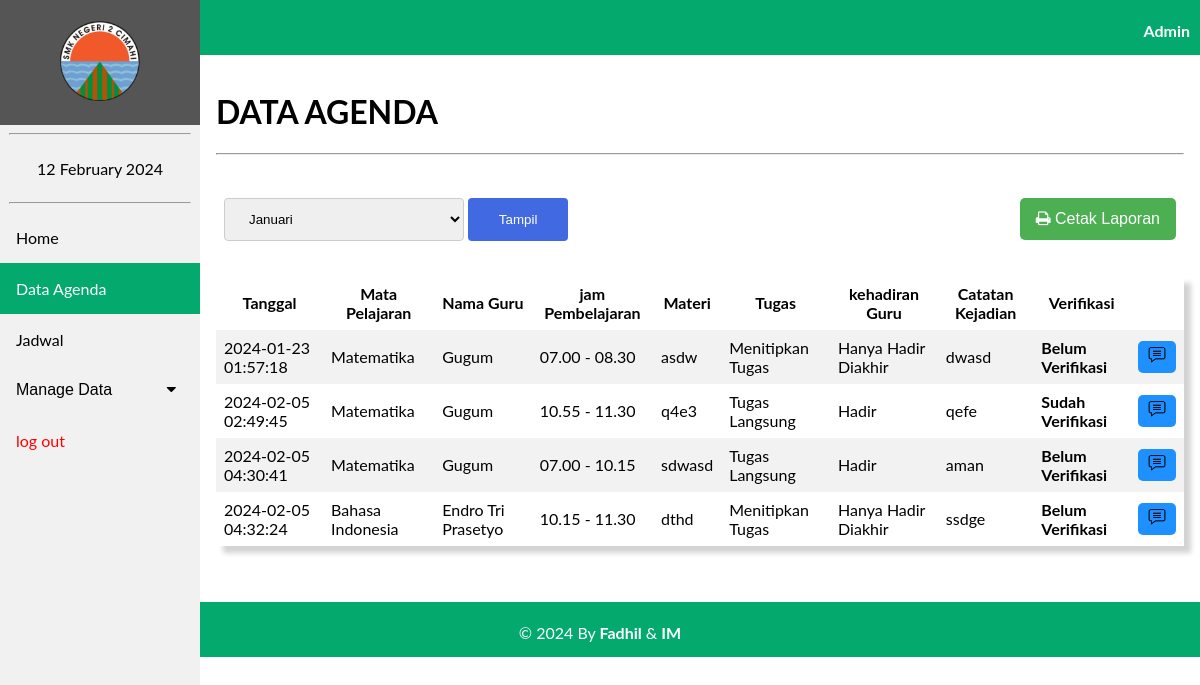
The page /agenda/data_admin.php (signed in) on the database its author committed.
### tables this page shows
CREATE TABLE `tb_agenda` (
  `id_agenda` int(11) NOT NULL,
  `tgl` timestamp NOT NULL DEFAULT current_timestamp() ON UPDATE current_timestamp(),
  `jam_masuk` varchar(50) NOT NULL,
  `jam_selesai` varchar(50) NOT NULL,
  `nip` varchar(18) NOT NULL,
  `id_kelas` varchar(6) NOT NULL,
  `id_mapel` varchar(6) NOT NULL,
  `tugas` enum('Tugas Langsung','Menitipkan Tugas','Tidak Ada Tugas') NOT NULL,
  `materi` varchar(200) NOT NULL,
  `evaluasi` varchar(200) NOT NULL,
  `kehadiran` enum('Hadir','Tidak Hadir','Hanya Hadir Diakhir','Hanya Hadir Diawal') NOT NULL,
  `verifikasi` varchar(50) NOT NULL,
  `comment` text NOT NULL
);

CREATE TABLE `tb_mapel` (
  `id_mapel` varchar(6) NOT NULL,
  `nama_mapel` varchar(70) NOT NULL
);

CREATE TABLE `tb_guru` (
  `nip` varchar(18) NOT NULL,
  `id_mapel` varchar(6) NOT NULL,
  `nama_guru` varchar(100) NOT NULL,
  `password` varchar(100) NOT NULL,
  `role` int(11) NOT NULL
);

### agenda/data_admin.php (the view, shortened to what this page needs)
<?php
    $tgl = "";
    include 'koneksi.php';
    if(isset($_POST['submit'])){
        $tgl = $_POST['tampil'];
        $sql = "SELECT tb_agenda.id_agenda, tb_mapel.nama_mapel, tb_agenda.materi, tb_agenda.tugas, tb_guru.nama_guru, tb_agenda.kehadiran,
                tb_agenda.tgl, tb_agenda.evaluasi, tb_agenda.verifikasi, tb_agenda.jam_masuk, tb_agenda.jam_selesai FROM tb_agenda INNER JOIN tb_mapel ON tb_agenda.id_mapel = tb_mapel.id_mapel
                INNER JOIN tb_guru ON tb_agenda.nip = tb_guru.nip WHERE tgl BETWEEN '$tgl'";
        $level = mysqli_query($Conn, $sql);
    }else{
        $sql = "SELECT tb_agenda.id_agenda, tb_mapel.nama_mapel, tb_agenda.materi, tb_agenda.tugas, tb_guru.nama_guru, tb_agenda.kehadiran,
                tb_agenda.tgl, tb_agenda.evaluasi, tb_agenda.verifikasi, tb_agenda.jam_masuk, tb_agenda.jam_selesai FROM tb_agenda INNER JOIN tb_mapel ON tb_agenda.id_mapel = tb_mapel.id_mapel
                INNER JOIN tb_guru ON tb_agenda.nip = tb_guru.nip";
        $level = mysqli_query($Conn, $sql);
    }
?>
<!DOCTYPE html>
<html>
<head>
    <link rel="stylesheet" href="navbar.css">
    <link rel="stylesheet" href="https://cdnjs.cloudflare.com/ajax/libs/font-awesome/4.7.0/css/font-awesome.min.css">
<body>
    <header>
        <div class="sidebar">
            <a href="beranda3.php"><center><img src="image/2cmi.PNG" style="width: 80px; padding: 5px;"></center></a>
            <hr  style="width: 90%;">
            <center><a href="#"><?= date("d F Y"); ?></a></center>
            <hr  style="width: 90%;">
            <a href="beranda3.php">Home</a>
            <a class="active" href="data_admin.php">Data Agenda</a>
            <a href="jadwal.php">Jadwal</a>
            <button class="dropdown-btn">Manage Data
            <i class="fa fa-caret-down"></i>
            </button>
            <a style="color: red;"href="logout.php"> log out</button></a>
        </div>
    </header>
    <div class="head" style="display: inline-block;">
        <p style="margin-right: 10px;"><b>Admin</b></p>
    </div>
    <div class="content">
<h1>DATA AGENDA</h1><hr>
<br>
<table>
    <tr>
        <td>
            <form action="data_admin.php" method="POST">
                <select name="tampil">
                    <option value="2024-01-01 01:00:0' AND '2024-01-31 23:59:0">Januari</option>
                </select>
                <input type="submit" name="submit" value="Tampil">
            </form>
        </td>
        <td align="right"><a href="cetak_laporan.php?tgl=<?= $tgl ?>" target="_blank"><button class="btn1" style=""><i class="fa fa-print"></i> Cetak Laporan</button></a></td>
    </tr>
</table><br>
<center>
<table style="box-shadow: 7px 7px 5px lightgrey;">
        <tr>
            <th>Tanggal</th>
            <th>Mata Pelajaran</th>
            <th>Nama Guru</th>
            <th>jam Pembelajaran</th>
            <th>Materi</th>
            <th>Tugas </th>
            <th>kehadiran Guru</th>
            <th>Catatan Kejadian </th>
            <th>Verifikasi</th>
        </tr>
    <?php foreach ($level as $row) : ?>
        <tr>
                <td><?= $row["tgl"];?></td>
                <td><?= $row["nama_mapel"];?></td>
                <td><?= $row["nama_guru"];?></td>
                <td><?= $row["jam_masuk"]." - ".$row['jam_selesai'];?></td>
                <td><?= $row["materi"];?></td>
                <td><?= $row["tugas"];?></td>
                <td><?= $row["kehadiran"];?></td>
                <td><?= $row["evaluasi"];?></td>
                <td><b><?= $row["verifikasi"];?></b></td>
                <td><a href="comment_admin.php?a=<?= $row["id_agenda"]; ?>" style="text-decoration: none;""><button class="btn"><img src="image/comment.PNG" width="18px"></button></a></td>
            </tr>
            <?php endforeach ;
            ?>
</table>
    </center>
</div>
<div class="footer">
        <p>&copy; 2024 By <b>Fadhil</b> & <b>IM</b></p>
    </div>

### agenda/navbar.css (style rules this page uses)
body { margin: 0; font-family: "Lato", sans-serif; }
.sidebar { margin: 0; padding: 0; width: 200px; background-color: #f1f1f1; position: fixed; height: 100%; overflow-x: hidden; z-index: 1; }
.sidebar a, .dropdown-btn { display: block; color: black; padding: 16px; text-decoration: none; }
.sidebar a.active { background-color: #04AA6D; color: white; }
div.content { margin-left: 200px; padding: 16px; min-height: 515px; }
.head { width: 100%; height: 50px; padding-top: 5px; text-align: right; color: white; background-color: #04AA6D; }
.footer { width: 100%; height: 50px; background-color: #04AA6D; bottom: 0; text-align: center; color: white; padding-top: 5px; }
.dropdown-btn { padding: 16px; text-decoration: none; font-size: 16px; color: black; display: block; border: none; background: none; width: 100%; text-align: left; cursor: pointer; outline: none; }
.fa-caret-down { float: right; padding-right: 8px; }

### agenda/data_admin.php (style rules this page uses)
table { border-collapse: collapse; width: 100%; }
th, td { color: black; padding: 8px; }
th { text-align: center; }
tr:nth-child(even) { background-color: #f2f2f2 }
.btn1 { background-color: #4CAF52; border: none; border-radius: 5px; color: white; padding: 12px 16px; font-size: 16px; cursor: pointer; }
.btn { background-color: DodgerBlue; border: none; border-radius: 5px; color: white; padding: 5px 10px; font-size: 16px; cursor: pointer; }
select { width: 240px; padding: 12px 20px; margin: 8px 0; display: inline-block; border: 1px solid #ccc; border-radius: 4px; box-sizing: border-box; }
input[type=submit] { width: 100px; background-color: RoyalBlue; color: white; padding: 14px 20px; margin: 8px 0; border: none; border-radius: 4px; cursor: pointer; }

### rows shown on the page
tb_agenda: tgl "2024-01-23 01:57:18", id_mapel.nama_mapel "Matematika", tb_guru.nama_guru "Gugum", jam_masuk "07.00", jam_selesai "08.30", materi "asdw", tugas "Menitipkan Tugas", kehadiran "Hanya Hadir Diakhir", evaluasi "dwasd", verifikasi "Belum Verifikasi"
tb_agenda: tgl "2024-02-05 02:49:45", id_mapel.nama_mapel "Matematika", tb_guru.nama_guru "Gugum", jam_masuk "10.55", jam_selesai "11.30", materi "q4e3", tugas "Tugas Langsung", kehadiran "Hadir", evaluasi "qefe", verifikasi "Sudah Verifikasi"
tb_agenda: tgl "2024-02-05 04:30:41", id_mapel.nama_mapel "Matematika", tb_guru.nama_guru "Gugum", jam_masuk "07.00", jam_selesai "10.15", materi "sdwasd", tugas "Tugas Langsung", kehadiran "Hadir", evaluasi "aman", verifikasi "Belum Verifikasi"
tb_agenda: tgl "2024-02-05 04:32:24", id_mapel.nama_mapel "Bahasa Indonesia", tb_guru.nama_guru "Endro Tri Prasetyo", jam_masuk "10.15", jam_selesai "11.30", materi "dthd", tugas "Menitipkan Tugas", kehadiran "Hanya Hadir Diakhir", evaluasi "ssdge", verifikasi "Belum Verifikasi"
